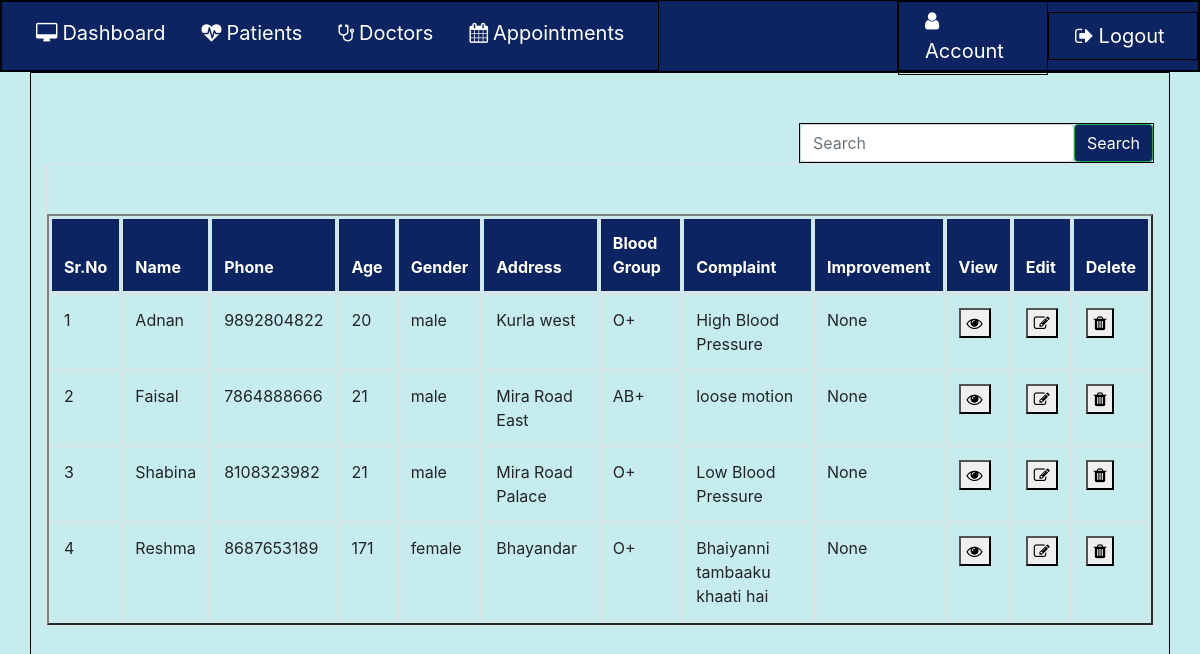
Screenshot of /patientrecord (signed in) with the database file from the repository.
### application/routes.py (models this page shows, shortened)
class Patient(db.Model):
  __tablename__ = 'Patient'
  id = db.Column(db.Integer, primary_key=True)
  pname = db.Column(db.String(20))
  age= db.Column(db.String(20))
  phone=db.Column(db.String(20))
  gender=db.Column(db.String(10))
  bgroup=db.Column(db.String(5))
  state=db.Column(db.String(15))
  address=db.Column(db.String(100))
  mstatus=db.Column(db.String(10))
  complaint=db.Column(db.String(5000))
  improvement=db.Column(db.String(5000))
  pat_image = db.Column(db.String(20), nullable=False, default='default.jpg')

### application/routes.py (the view, shortened to what this page needs)
@app.route('/patientrecord', methods = ['GET','POST'])
def patientrecord():
  if 'username' in session:
    if request.method == 'GET':
      patrcd= Patient.query.all()
      return render_template("patientrecord.html",patrcd=patrcd)
    return render_template('patientrecord.html')
  else:
    return redirect( url_for('login') )
  return render_template('patientrecord.html')

### application/templates/patientrecord.html (shortened to what this page needs)
{% extends 'layout.html' %}{% include "includes/nav.html" %}{% block content%}
<div class="container">
  <div class="search-box">
    <form class="d-flex" action="" method="POST">
      <input
        class="form-control me-2"
        type="search"
        placeholder="Search"
        name="pname"
        id="pname"
        aria-label="Search"
      />
      <button class="btn btn-outline-success" type="submit">Search</button>
    </form>
  </div>
  <div class="table table-bordered table-hover">
    {% if patrcd %}
    <table border="2" cellpadding="5px">
      <thead class="thead">
        <tr>
          <th scope="col">Sr.No</th>
          <th scope="col">Name</th>
          <th scope="col">Phone</th>
          <th scope="col">Age</th>
          <th scope="col">Gender</th>
          <th scope="col">Address</th>
          <th scope="col">Blood Group</th>
          <th scope="col">Complaint</th>
          <th scope="col">Improvement</th>
          <th scope="col">View</th>
          <th scope="col">Edit</th>
          <th scope="col">Delete</th>
        </tr>
      </thead>
      {% for i in patrcd %}
      <tr scope="row">
        <td></td>
        <td>{{ i.pname }}</td>
        <td>{{ i.phone }}</td>
        <td>{{ i.age }}</td>
        <td>{{ i.gender }}</td>
        <td>{{ i.address }}</td>
        <td>{{ i.bgroup }}</td>
        <td>{{ i.complaint }}</td>
        <td>{{ i.improvement }}</td>
        <td>
          <button type="button" class="dbutton" onclick="window.location=''">
            <i class="fa fa-eye" aria-hidden="true"></i>
          </button>
        </td>
        <td>
          <button
            type="button"
            class="ubutton"
            onclick="window.location='editpatientdetail/{{ i.id }}'"
          >
            <i class="fa fa-pencil-square-o" aria-hidden="true"></i>
          </button>
        </td>
        <td>
          <button
            type="button"
            class="dbutton"
            onclick="window.location='deletepatientdetail/{{ i.id }}'"
          >
            <i class="fa fa-trash" aria-hidden="true"></i>
          </button>
        </td>
      </tr>
      {% endfor %}
    </table>
    {% endif %}
  </div>
</div>
{% endblock content %}

### application/templates/layout.html (shortened to what this page needs)
<!DOCTYPE html>
<html lang="en">
  <head>
    <link
      rel="stylesheet"
      href="https://maxcdn.bootstrapcdn.com/bootstrap/4.0.0/css/bootstrap.min.css"
    />
    <link
      rel="stylesheet"
      href="https://cdnjs.cloudflare.com/ajax/libs/font-awesome/4.7.0/css/font-awesome.min.css"
    />
    <link
      rel="stylesheet"
      type="text/css"
      href="{{ url_for('static', filename = 'main.css') }}"
    />
    <link
      rel="stylesheet"
      type="text/css"
      href="{{ url_for('static', filename = 'nav.css') }}"
    />
    <link
      rel="stylesheet"
      type="text/css"
      href="{{ url_for('static', filename = 'newpatient.css') }}"
    />
    <link
      rel="stylesheet"
      type="text/css"
      href="{{ url_for('static', filename = 'patrcd.css') }}"
    />
    <link
      rel="stylesheet"
      type="text/css"
      href="{{ url_for('static', filename = 'account.css')}}"
    />
  </head>
  <body>
    {% block nav %} {% endblock nav %} {% block content %} {% endblock content
    %}
  </body>
</html>

### application/templates/includes/nav.html (shortened to what this page needs)
{% extends 'layout.html' %} {% block nav %}
<div class="row-nav">
  <div class="nav-left">
    <nav class="navbar navbar-expand">
      <ul class="navbar-nav" navbar>
        <li class="nav-item">
          <a href="{{ url_for('home') }}" class="nav-link"
            ><i class="fa fa-desktop" aria-hidden="true">&nbsp;</i>Dashboard</a
          >
        </li>
        <li class="nav-item dropdown">
          <a href="" class="nav-link dropbtn"
            ><i class="fa fa-heartbeat" aria-hidden="true">&nbsp;</i>Patients</a
          >
        </li>
        <li class="nav-item dropdown">
          <a href="" class="nav-link dropbtn"
            ><i class="fa fa-stethoscope" aria-hidden="true">&nbsp;</i
            >Doctors</a
          >
        </li>
        <li class="nav-item dropdown">
          <a href="" class="nav-link dropbtn"
            ><i class="fa fa-calendar" aria-hidden="true">&nbsp;</i
            >Appointments</a
          >
        </li>
      </ul>
    </nav>
  </div>
  <div class="nav-right">
    <div class="acc acc-account">
      <a href="{{ url_for('account') }}" class="nav-link"
        ><i class="fa fa-user" aria-hidden="true">&nbsp;</i>Account</a
      >
    </div>
    <div class="acc acc-logout">
      <a href="{{ url_for('logout') }}" class="nav-link"
        ><i class="fa fa-sign-out" aria-hidden="true">&nbsp;</i>Logout</a
      >
    </div>
  </div>
</div>
{% endblock nav %}

### application/static/main.css (style rules this page uses)
body { background: #c7ecee; height: 100vh; width: 100vw; background-size: cover; background-position: center; }

### application/static/nav.css (style rules this page uses)
.nav-link { color: white; margin: 0 10px; font-size: 20px; border-radius: 7px; }
.row-nav { display: flex; flex-direction: row; justify-content: space-between; background: #0c2461; width: 100%; height: 9%; position: static; }
.dropdown { position: relative; display: inline-block; }
.nav-right { display: flex; align-items: center; }
.acc { width: 150px; align-items: flex-end; }

### application/static/newpatient.css (style rules this page uses)
input { width: 100%; }

### application/static/patrcd.css (style rules this page uses)
body { counter-reset: Serial; }
table { border-collapse: separate; }
tr td:first-child:before { counter-increment: Serial; content: counter(Serial); }
table { margin-top: 50px; }
.container { display: flex; flex-direction: column; height: 100vh; }
.search-box { align-self: flex-end; margin-top: 50px; }
.search-box button { background: #0c2461; color: white; }
.thead { background: #0c2461; color: white; }

### application/static/account.css (style rules this page uses)
div { border: 1px solid black; }

### rows the page displays
Patient: pname "Adnan", phone "9892804822", age "20", gender "male", address "Kurla west", bgroup "O+", complaint "High Blood Pressure", improvement "None"
Patient: pname "Faisal", phone "7864888666", age "21", gender "male", address "Mira Road East", bgroup "AB+", complaint "loose motion", improvement "None"
Patient: pname "Shabina", phone "8108323982", age "21", gender "male", address "Mira Road Palace", bgroup "O+", complaint "Low Blood Pressure", improvement "None"
Patient: pname "Reshma", phone "8687653189", age "171", gender "female", address "Bhayandar", bgroup "O+", complaint "Bhaiyanni tambaaku khaati hai", improvement "None"
